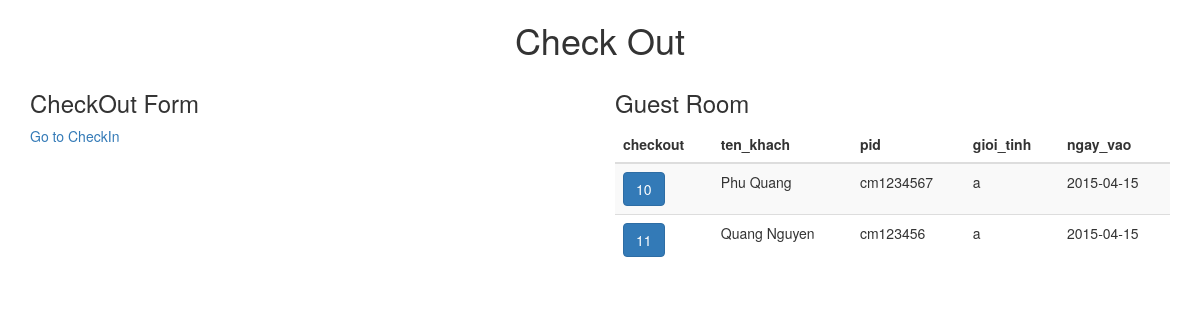
Page /index.php/room_rent/checkout/x on the committed database.
### tables this page shows
CREATE TABLE IF NOT EXISTS `phong` (
`so_phong` int(11) NOT NULL,
  `loai_phong` varchar(256) NOT NULL,
  `thue_id` int(11) NOT NULL
);

### application/controllers/room_rent.php (called while the page is built, shortened)
<?php
class Room_rent extends CI_Controller {
	public function __construct()
	{
		$this->load->model('room_model');
	}
	public function checkout(){
		$data = array();
		$data['phongCoKhach'] =  $this->room_model->getGuestRoom();
		$this->load->view('v_checkout', $data, false);
	}
}

### index.php (called while the page is built, shortened)
<?php
require_once BASEPATH.'core/CodeIgniter.php';

### application/models/room_model.php (the view, shortened to what this page needs)
<?php
class Room_model extends CI_Model {
	private $table_phong = 'phong';
	private $table_giaPhong = 'gia_phong';
	private $table_thuePhong = 'thue_phong';
	public $guestRoom = null;
	public function __construct()
	{
		$this->db->where('thue_id =',0);
		$this->db->where('thue_id >',0);
		$this->guestRoom =  $this->db->get($this->table_phong)->result();
		foreach ($this->guestRoom as $p) {
			$checkOut = '<a href="http://localhost/myhotel/index.php/room_rent/checkout/'.$p->thue_id.'" class="btn btn-primary">'.$p->so_phong.'</a>';
		}
	}
	public function printTBL($array= null, $fld=null){
		$str = '<table class="table table-striped table-hover">
		<thead>';
			$str.='<tr>';
			foreach ($fld as $fl) {
				$str.= '<th>'.$fl.'</th>';
			}
			$str.='</tr>';
			$str.='</thead>';
			$str.='<tbody>';
			foreach ($array as $p) {
				$str.='<tr>';
				foreach ($fld as $key => $value) {
					$str .= '<td>'.$p->{$fld[$key]}.'</td>';
				}
				$str.='</tr>';
			}
			$str.='</tbody></table>';
			return $str;
		}
		public function getRoomPrice($roomType){
			$this->db->where('loai_phong',$roomType);
			return $this->db->get($this->table_giaPhong)->result()[0]->don_gia;
		}
	public function getGuestRoom(){
		return $this->printTBL($this->guestRoom, ['checkout','ten_khach','pid', 'gioi_tinh','ngay_vao']);
	}
	public function billById($thue_id){
		$this->db->where('id',$thue_id);
		return $this->db->get($this->table_thuePhong)->result()[0];
	}
}

### rows in the picture
phong: so_phong "10", key "Phu Quang", key "cm1234567", key "a", key "2015-04-15"
phong: so_phong "11", key "Quang Nguyen", key "cm123456", key "a", key "2015-04-15"

### other values in the picture
$fl "checkout"
$fl "ten_khach"
$fl "pid"
$fl "gioi_tinh"
$fl "ngay_vao"
